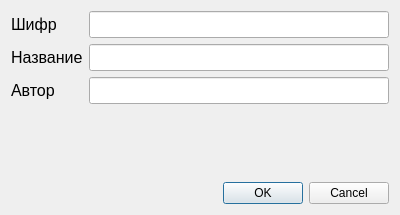
<?xml version="1.0" encoding="UTF-8"?>
<ui version="4.0">
 <class>BookEditDialog</class>
 <widget class="QDialog" name="BookEditDialog">
  <property name="geometry">
   <rect>
    <x>0</x>
    <y>0</y>
    <width>400</width>
    <height>215</height>
   </rect>
  </property>
  <property name="windowTitle">
   <string>Dialog</string>
  </property>
  <layout class="QVBoxLayout" name="verticalLayout">
   <item>
    <layout class="QFormLayout" name="formLayout">
     <item row="0" column="0">
      <widget class="QLabel" name="label_2">
       <property name="font">
        <font>
         <pointsize>12</pointsize>
        </font>
       </property>
       <property name="text">
        <string>Шифр</string>
       </property>
      </widget>
     </item>
     <item row="0" column="1">
      <widget class="QLineEdit" name="code">
       <property name="font">
        <font>
         <pointsize>12</pointsize>
        </font>
       </property>
      </widget>
     </item>
     <item row="1" column="0">
      <widget class="QLabel" name="label">
       <property name="font">
        <font>
         <pointsize>12</pointsize>
        </font>
       </property>
       <property name="text">
        <string>Название</string>
       </property>
      </widget>
     </item>
     <item row="1" column="1">
      <widget class="QLineEdit" name="title">
       <property name="font">
        <font>
         <pointsize>12</pointsize>
        </font>
       </property>
      </widget>
     </item>
     <item row="2" column="0">
      <widget class="QLabel" name="label_3">
       <property name="font">
        <font>
         <pointsize>12</pointsize>
        </font>
       </property>
       <property name="text">
        <string>Автор</string>
       </property>
      </widget>
     </item>
     <item row="2" column="1">
      <widget class="QLineEdit" name="autor">
       <property name="font">
        <font>
         <pointsize>12</pointsize>
        </font>
       </property>
      </widget>
     </item>
    </layout>
   </item>
   <item>
    <widget class="QDialogButtonBox" name="buttonBox">
     <property name="orientation">
      <enum>Qt::Horizontal</enum>
     </property>
     <property name="standardButtons">
      <set>QDialogButtonBox::Cancel|QDialogButtonBox::Ok</set>
     </property>
    </widget>
   </item>
  </layout>
 </widget>
 <resources/>
 <connections>
  <connection>
   <sender>buttonBox</sender>
   <signal>accepted()</signal>
   <receiver>BookEditDialog</receiver>
   <slot>accept()</slot>
   <hints>
    <hint type="sourcelabel">
     <x>248</x>
     <y>254</y>
    </hint>
    <hint type="destinationlabel">
     <x>157</x>
     <y>274</y>
    </hint>
   </hints>
  </connection>
  <connection>
   <sender>buttonBox</sender>
   <signal>rejected()</signal>
   <receiver>BookEditDialog</receiver>
   <slot>reject()</slot>
   <hints>
    <hint type="sourcelabel">
     <x>316</x>
     <y>260</y>
    </hint>
    <hint type="destinationlabel">
     <x>286</x>
     <y>274</y>
    </hint>
   </hints>
  </connection>
 </connections>
</ui>
